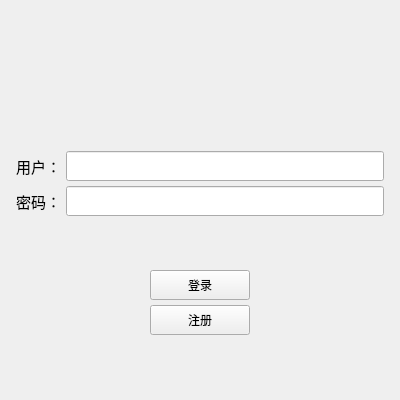
<?xml version="1.0" encoding="UTF-8"?>
<ui version="4.0">
 <class>LogicaWindow</class>
 <widget class="QWidget" name="LogicaWindow">
  <property name="geometry">
   <rect>
    <x>0</x>
    <y>0</y>
    <width>400</width>
    <height>400</height>
   </rect>
  </property>
  <property name="sizePolicy">
   <sizepolicy hsizetype="Fixed" vsizetype="Fixed">
    <horstretch>0</horstretch>
    <verstretch>0</verstretch>
   </sizepolicy>
  </property>
  <property name="minimumSize">
   <size>
    <width>0</width>
    <height>0</height>
   </size>
  </property>
  <property name="maximumSize">
   <size>
    <width>400</width>
    <height>400</height>
   </size>
  </property>
  <property name="windowTitle">
   <string>Form</string>
  </property>
  <layout class="QHBoxLayout" name="horizontalLayout">
   <item>
    <layout class="QVBoxLayout" name="verticalLayout">
     <property name="spacing">
      <number>5</number>
     </property>
     <property name="leftMargin">
      <number>5</number>
     </property>
     <property name="topMargin">
      <number>5</number>
     </property>
     <property name="rightMargin">
      <number>5</number>
     </property>
     <property name="bottomMargin">
      <number>5</number>
     </property>
     <item>
      <spacer name="verticalSpacer">
       <property name="orientation">
        <enum>Qt::Orientation::Vertical</enum>
       </property>
       <property name="sizeHint" stdset="0">
        <size>
         <width>20</width>
         <height>40</height>
        </size>
       </property>
      </spacer>
     </item>
     <item>
      <widget class="QWidget" name="widget" native="true">
       <layout class="QHBoxLayout" name="horizontalLayout_4">
        <item>
         <widget class="QLabel" name="label">
          <property name="sizePolicy">
           <sizepolicy hsizetype="Fixed" vsizetype="Fixed">
            <horstretch>0</horstretch>
            <verstretch>0</verstretch>
           </sizepolicy>
          </property>
          <property name="minimumSize">
           <size>
            <width>0</width>
            <height>0</height>
           </size>
          </property>
          <property name="maximumSize">
           <size>
            <width>100</width>
            <height>100</height>
           </size>
          </property>
          <property name="text">
           <string/>
          </property>
          <property name="pixmap">
           <pixmap>微信图片_20260312091244_6_115.png</pixmap>
          </property>
          <property name="scaledContents">
           <bool>true</bool>
          </property>
          <property name="alignment">
           <set>Qt::AlignmentFlag::AlignLeading|Qt::AlignmentFlag::AlignLeft|Qt::AlignmentFlag::AlignVCenter</set>
          </property>
          <property name="wordWrap">
           <bool>false</bool>
          </property>
         </widget>
        </item>
       </layout>
      </widget>
     </item>
     <item>
      <spacer name="verticalSpacer_4">
       <property name="orientation">
        <enum>Qt::Orientation::Vertical</enum>
       </property>
       <property name="sizeHint" stdset="0">
        <size>
         <width>20</width>
         <height>40</height>
        </size>
       </property>
      </spacer>
     </item>
     <item>
      <layout class="QHBoxLayout" name="horizontalLayout_2">
       <item>
        <widget class="QLabel" name="user_label">
         <property name="minimumSize">
          <size>
           <width>0</width>
           <height>30</height>
          </size>
         </property>
         <property name="font">
          <font>
           <pointsize>11</pointsize>
          </font>
         </property>
         <property name="text">
          <string>用户：</string>
         </property>
        </widget>
       </item>
       <item>
        <widget class="QLineEdit" name="user_lineEdit">
         <property name="sizePolicy">
          <sizepolicy hsizetype="Expanding" vsizetype="Fixed">
           <horstretch>0</horstretch>
           <verstretch>0</verstretch>
          </sizepolicy>
         </property>
         <property name="minimumSize">
          <size>
           <width>0</width>
           <height>30</height>
          </size>
         </property>
        </widget>
       </item>
      </layout>
     </item>
     <item>
      <layout class="QHBoxLayout" name="horizontalLayout_3">
       <item>
        <widget class="QLabel" name="pwd_label">
         <property name="minimumSize">
          <size>
           <width>0</width>
           <height>30</height>
          </size>
         </property>
         <property name="font">
          <font>
           <pointsize>11</pointsize>
          </font>
         </property>
         <property name="text">
          <string>密码：</string>
         </property>
        </widget>
       </item>
       <item>
        <widget class="QLineEdit" name="pwd_lineEdit">
         <property name="minimumSize">
          <size>
           <width>0</width>
           <height>30</height>
          </size>
         </property>
        </widget>
       </item>
      </layout>
     </item>
     <item>
      <spacer name="verticalSpacer_3">
       <property name="orientation">
        <enum>Qt::Orientation::Vertical</enum>
       </property>
       <property name="sizeHint" stdset="0">
        <size>
         <width>20</width>
         <height>40</height>
        </size>
       </property>
      </spacer>
     </item>
     <item>
      <layout class="QHBoxLayout" name="horizontalLayout_5">
       <item>
        <spacer name="horizontalSpacer">
         <property name="orientation">
          <enum>Qt::Orientation::Horizontal</enum>
         </property>
         <property name="sizeHint" stdset="0">
          <size>
           <width>40</width>
           <height>20</height>
          </size>
         </property>
        </spacer>
       </item>
       <item>
        <widget class="QPushButton" name="logica_pushButton">
         <property name="minimumSize">
          <size>
           <width>100</width>
           <height>30</height>
          </size>
         </property>
         <property name="text">
          <string>登录</string>
         </property>
        </widget>
       </item>
       <item>
        <spacer name="horizontalSpacer_2">
         <property name="orientation">
          <enum>Qt::Orientation::Horizontal</enum>
         </property>
         <property name="sizeHint" stdset="0">
          <size>
           <width>40</width>
           <height>20</height>
          </size>
         </property>
        </spacer>
       </item>
      </layout>
     </item>
     <item>
      <layout class="QHBoxLayout" name="horizontalLayout_6">
       <item>
        <spacer name="horizontalSpacer_3">
         <property name="orientation">
          <enum>Qt::Orientation::Horizontal</enum>
         </property>
         <property name="sizeHint" stdset="0">
          <size>
           <width>40</width>
           <height>20</height>
          </size>
         </property>
        </spacer>
       </item>
       <item>
        <widget class="QPushButton" name="regist_pushButton">
         <property name="minimumSize">
          <size>
           <width>100</width>
           <height>30</height>
          </size>
         </property>
         <property name="text">
          <string>注册</string>
         </property>
        </widget>
       </item>
       <item>
        <spacer name="horizontalSpacer_4">
         <property name="orientation">
          <enum>Qt::Orientation::Horizontal</enum>
         </property>
         <property name="sizeHint" stdset="0">
          <size>
           <width>40</width>
           <height>20</height>
          </size>
         </property>
        </spacer>
       </item>
      </layout>
     </item>
     <item>
      <spacer name="verticalSpacer_2">
       <property name="orientation">
        <enum>Qt::Orientation::Vertical</enum>
       </property>
       <property name="sizeHint" stdset="0">
        <size>
         <width>20</width>
         <height>40</height>
        </size>
       </property>
      </spacer>
     </item>
    </layout>
   </item>
  </layout>
 </widget>
 <resources/>
 <connections/>
</ui>
